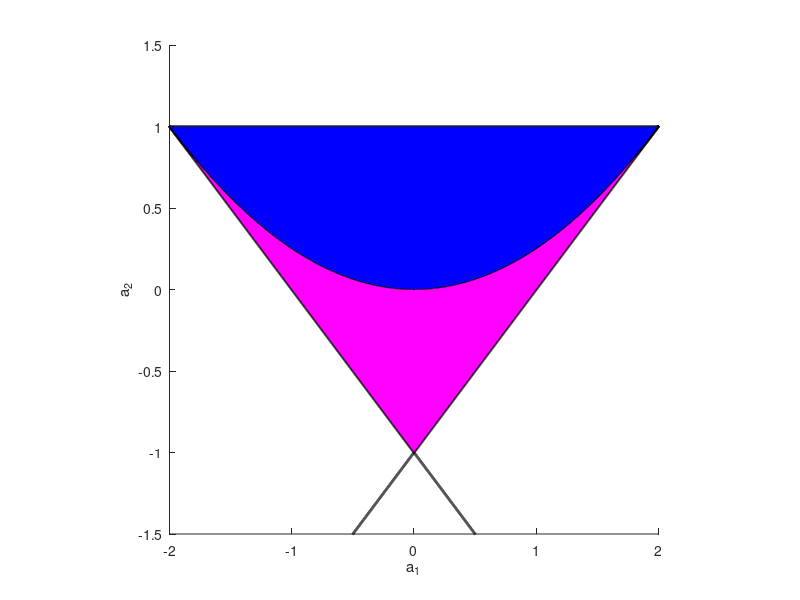

Write MATLAB code to recreate this figure. (Note: this script raises an error after producing the figure.)

%% P37
x = linspace(-2.5, 2.5, 5001);
l1 = 1.0 * ones(1, 5001);
l2 = 0.25 * x.^2;
l3 = -1.0 - x;
l4 = x - 1.0;

figure(1)
hold all;
plot(x, l1, 'k-', 'LineWidth', 2.0);
plot(x, l2, 'k-', 'LineWidth', 2.0);
plot(x, l3, 'k-', 'LineWidth', 2.0);
plot(x, l4, 'k-', 'LineWidth', 2.0);

fill([x, fliplr(x)], [l1, fliplr(l2)], 'b')
fill([x, fliplr(x)], [l2, fliplr(max([l3;l4]))], 'm')

xlim([-2, 2]);
ylim([-1.5, 1.5]);
axis square
xlabel('a_1');
ylabel('a_2');


%% P38 rls
a1 = -1.2;
a2 = 0.7;
y0 = 0.0;
y1 = 0.0; 
n = 5000; 
y = ar2simulate(y0, y1, a1, a2, n);
estimate = rls(y, 2, 1-0.0001, 1, ones(2,1), 0.5*eye(2)); 

figure(1)
subplot(1,3,1)
plot(y);
xlim([0, n]);
xlabel('k');
ylabel('y_k')

subplot(1,3,2)
plot(1:n+2, -estimate(:, 1))
hold on;
line([0 n+2], [a1 a1], 'Color', 'k', 'LineWidth', 2.0)
plot(1:n+2, movmean(-estimate(:, 1), 1000), 'r-', 'LineWidth', 2.0)
title('a_1')
xlim([0, n]);
ylim([a1-0.1 a1+0.1])
xlabel('k');
legend('a_1 RLS estimate', 'a_1=-1.2', '1000-step MVA')

subplot(1,3,3)
plot(1:n+2, -estimate(:, 2))
hold on;
line([0 n+2], [a2 a2], 'Color', 'k', 'LineWidth', 2.0)
plot(1:n+2, movmean(-estimate(:, 2), 1000), 'r-', 'LineWidth', 2.0)
title('a_2')
xlim([0, n]);
ylim([a2-0.1 a2+0.1])
xlabel('k');
legend('a_1 RLS estimate', 'a_2=0.7', '1000-step MVA')

%% p38 different initializations
% vary r and c

s = [1e-2; 1; 1e2; 1e4];

figure(1)
for i = 1:4
    for j = 1:4
        estimate = rls(y, 2, 1-0.001, 1.0, s(i)*randn(2,1), s(j)*eye(2)); 
        subplot(4,4,i+4*(j-1))
        hold on;
        line([0 n+2], [a1 a1], 'Color', 'k', 'LineWidth', 2.0)
        plot(1:n+2, movmean(-estimate(:, 1), 1000), 'b-', 'LineWidth', 2.0)

        line([0 n+2], [a2 a2], 'Color', 'k', 'LineWidth', 2.0)
        plot(1:n+2, movmean(-estimate(:, 2), 1000), 'g-', 'LineWidth', 2.0)
        title('a_1')
        xlim([0, n]);
        ylim([-2 2])
        xlabel('k');
        %legend('a_1=-1.2', '1000-step MVA', 'a_2=0.7', '1000-step MVA')
        title(['s = ' num2str(s(i)) ', t = ' num2str(s(j))]);
    end
end








%% p39
a1 = -1.2;
a2 = 0.7;
y0 = 0.0;
y1 = 0.0; 
n = 1000; 
y = ar2simulate(y0, y1, a1, a2, n);
%%
figure(1)
subplot(3,2,1)
plot(y)
title('simulated data')
xlim([0 1000]);

subplot(3,2,3)
plot(arestimate(y, 2))
title('AR2 residuals')
xlim([0 1000]);
ylim([-10 10]);
xlabel('step')


subplot(3,2,5)
plot(101:1002, arestimate(y, 100))
title('AR 100 residuals')
xlim([0 1000]);
ylim([-10 10]);
xlabel('step');

aic = zeros(100,1);
bic = zeros(100,1);
v = zeros(100,1);
for k = 1:300
    res = arestimate(y, k);
    v(k) = var(res);
    aic(k) = log(v(k)) + 2*k/(n+2-k);
    bic(k) = log(v(k)) + 2*k * log(n+2-k)/(n+2-k);
end

subplot(3,2,2)
plot(v, 'b.'); 
hold on;
plot([1], v(1), 'bx', 'MarkerSize', 10, 'LineWidth', 5.0)
title('variance of residuals');
xlabel('k');

subplot(3,2,4)
plot(aic, 'r.'); 
hold on;
plot([1], aic(1), 'rx', 'MarkerSize', 10, 'LineWidth', 5.0)
title('AIC');
xlabel('k');

subplot(3,2,6)
plot(v, 'g.'); 
hold on;
plot([1], bic(1), 'gx', 'MarkerSize', 10, 'LineWidth', 5.0)
title('BIC');
xlabel('k');

%% p43
n = size(u2, 1);
a = zeros(n, 3);
P = 1*eye(3);
l = 1-2e-4;
c = 0.1;

a(1, :) = ones(3,1)';

for i = 2:n
    psi = [u2(i-1, 2); u2(i-1, 2)^2; y(i-1, 2)];
    ppsi = P * psi;
    denom = l/c + psi' * ppsi;
    a(i, :) = (a(i-1, :)' + ppsi * (y(i, 2) - psi' * a(i-1, :)') / denom)';
    P = (P - ppsi * ppsi' / denom) / l;
end

%
figure(1)
subplot(4,2,1)
plot(u2(:,1), u2(:,2), 'b-', 'LineWidth', 2.0);
title('u: Input pulses');

subplot(4,2,[3 5 7])
plot(y(:,1), y(:,2), 'm-', 'LineWidth', 2.0);
title('y: engine response');
xlabel('t (s)');


subplot(4,2,[2 4 6 8]);
plot(u2(:,1), 3*a(:,1)+0.32, 'b-', 'LineWidth', 1.0); 
hold on; 
plot(u2(:,1), movmean(3*a(:,1)+0.32, 2000), 'c--', 'LineWidth', 3.0); 
plot(a1(:,1), a1(:,2), 'r-', 'LineWidth', 1.0);
plot(a1_avg(:,1), a1_avg(:,2), 'r--', 'LineWidth', 3.0);

ylim([-0.05 0.15]); 
legend('Online RLS', 'Online RLS MVA', 'Simulink RLS', 'Simulink RLS MVA', 'Location', 'southeast')
title('RLS estimator of a_1')
xlabel('t (s)');




%% p46
est = zeros(101, 1);
esterr = zeros(101, 1);
est2 = zeros(101, 1);
esterr2 = zeros(101, 1);
N = 500;
n = 10;
th = (1:n)' .* sign(randn(n, 1));

% r = 0
stat = zeros(1000, 1);
for i = 1:1000
X = 10.0 * rand(N, n) .* sign(randn(N, n)); 
Y = X * th + randn(N, 1);
r = Y - X * inv(X' * X) * (X' * Y); 
stat(i) = sum(r.^2)/(N-n);
end

figure(1);
subplot(4,2,[1 3 5])
plot(stat, 1:1000, 'b.'); 
title('\sigma^2 of 1000 simulations');
xlim([0.8 1.2]);
subplot(4,2,7)
hist(stat);
xlabel('\sigma^2');
xlim([0.8 1.2]);


est(1) = mean(stat);
esterr(1) = std(stat);
est2(1) = mean(stat);
esterr2(1) = std(stat);

stat2 = zeros(1000, 1);
for rk = 1:100
    A = 10 * rand(rk, n) .* sign(randn(rk, n));
    for i = 1:1000
    X = 10.0 * rand(N, n) .* sign(randn(N, n)); 
    Y = X * th + randn(N, 1);
    M = inv(X' * X + A' * A);
    r = Y - X * M * (X' * Y); 
    %r2 = - A * M * (X' * Y); 
    stat(i) = sum(r.^2)/(N-n);
    %stat2(i) = sum(r2.^2)/(N-n)/rk;
    end

est(rk+1) = mean(stat);
esterr(rk+1) = std(stat);
%est2(rk+1) = mean(stat2);
%esterr2(rk+1) = std(stat2);
end

subplot(4,2,[2 4 6 8]);
errorbar(0:100, est, esterr, 'r.');
xlim([-5 100]);
ylim([0, 500]); 
xlabel('r');
ylabel('\sigma^2'); 
set(gca, 'yscale', 'log')
grid on;




%% p48

% store the images
path = 'C:\Users\yc225\Desktop\Courses\07 Fall 2019\ECE 5412 Bayesian Inference and Stochastic Optimization\rawdata';
cd(path);
people = dir();
x = {};
A = zeros(250*250, 150);
for i = 1:15
    x = [x; people(i+2).name];
    imgs = dir(x{end});
    for j = 1:10
        img = imread(fullfile(x{end}, imgs(j+2).name));
        A(:, 10*(i-1)+j) = reshape(double(rgb2gray(img)), [250*250, 1]);
    end
end

eigenmean = mean(mean(A));
A = A - eigenmean;

%% plot sample faces

id = datasample(1:150, 40);
figure(1);
for i = 1:40
    subplot(4, 10, i);
    imagesc(reshape(A(:, id(i)), [250, 250])); 
    colormap(gray);
    set(gca,'xtick',[]);
    set(gca,'xticklabel',[]);
    set(gca,'ytick',[]);
    set(gca,'yticklabel',[]);
    axis square
end

%% pca
[paxis, D, V] = svd(A, 'econ');
fvector = D * V';

%% Do a leave-one-out cross validation
B = A; 
recograte = []; 

for i = 1:15
    cv = zeros(10,1);
    for j = 1:10
        B = A; 
        anew = B(:,10*(i-1)+j);
        B(:,10*(i-1)+j) = []; % remove one image
        [paxis, D, V] = svd(B, 'econ');
        fvector = D * V';
        t = fvector - repmat(paxis' * anew, [1, 149]);
        l = sqrt(sum(t.^2, 1));
        id = find(l == min(l));
        if (id > 10*(i-1)) && (id < 10*i)
            cv(j) = 1.0;
        else 
            cv(j) = 0.0; 
        end
    end
    display(['-- Cross Validating on ' x{i}]);
    recograte = [recograte mean(cv)]; 
end
        


